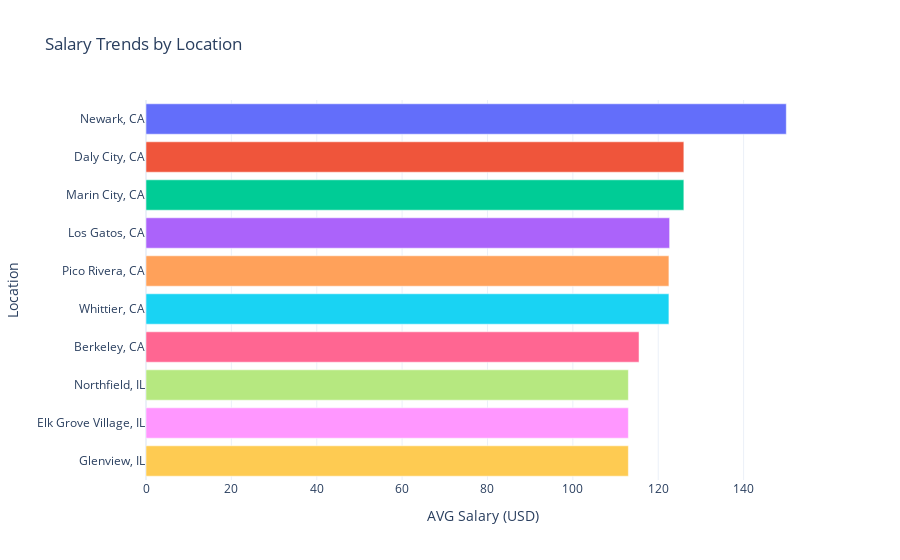

This figure's notebook cell:
### Code cell
# Ensure the dataset exists
if "top_10" in locals() or "top_10" in globals():
    fig = px.bar(
        top_10, 
        x='average_salary', 
        y='location',
        orientation='h', 
        title='Salary Trends by Location', 
        color="location",  
    )
    fig.update_layout(
        xaxis_title='AVG Salary (USD)',
        yaxis_title='Location',
        showlegend=False, 
        template="plotly_white" 
    )
# Show the figure
    fig.show()
else:
    print("Error: 'top_10' DataFrame is not defined.")

### Figure 1 — Plotly figure (JSON) as saved in the notebook; plotly's stock layout.template omitted (floating-point values rounded to 4 significant figures)
{"data": [{"alignmentgroup": "True", "hovertemplate": "location=%{y}<br>average_salary=%{x}<extra></extra>", "legendgroup": "Newark, CA", "marker": {"color": "#636efa", "pattern": {"shape": ""}}, "name": "Newark, CA", "offsetgroup": "Newark, CA", "orientation": "h", "showlegend": true, "textposition": "auto", "type": "bar", "x": [150], "xaxis": "x", "y": ["Newark, CA"], "yaxis": "y"}, {"alignmentgroup": "True", "hovertemplate": "location=%{y}<br>average_salary=%{x}<extra></extra>", "legendgroup": "Daly City, CA", "marker": {"color": "#EF553B", "pattern": {"shape": ""}}, "name": "Daly City, CA", "offsetgroup": "Daly City, CA", "orientation": "h", "showlegend": true, "textposition": "auto", "type": "bar", "x": [126], "xaxis": "x", "y": ["Daly City, CA"], "yaxis": "y"}, {"alignmentgroup": "True", "hovertemplate": "location=%{y}<br>average_salary=%{x}<extra></extra>", "legendgroup": "Marin City, CA", "marker": {"color": "#00cc96", "pattern": {"shape": ""}}, "name": "Marin City, CA", "offsetgroup": "Marin City, CA", "orientation": "h", "showlegend": true, "textposition": "auto", "type": "bar", "x": [126], "xaxis": "x", "y": ["Marin City, CA"], "yaxis": "y"}, {"alignmentgroup": "True", "hovertemplate": "location=%{y}<br>average_salary=%{x}<extra></extra>", "legendgroup": "Los Gatos, CA", "marker": {"color": "#ab63fa", "pattern": {"shape": ""}}, "name": "Los Gatos, CA", "offsetgroup": "Los Gatos, CA", "orientation": "h", "showlegend": true, "textposition": "auto", "type": "bar", "x": [122.7], "xaxis": "x", "y": ["Los Gatos, CA"], "yaxis": "y"}, {"alignmentgroup": "True", "hovertemplate": "location=%{y}<br>average_salary=%{x}<extra></extra>", "legendgroup": "Pico Rivera, CA", "marker": {"color": "#FFA15A", "pattern": {"shape": ""}}, "name": "Pico Rivera, CA", "offsetgroup": "Pico Rivera, CA", "orientation": "h", "showlegend": true, "textposition": "auto", "type": "bar", "x": [122.5], "xaxis": "x", "y": ["Pico Rivera, CA"], "yaxis": "y"}, {"alignmentgroup": "True", "hovertemplate": "location=%{y}<br>average_salary=%{x}<extra></extra>", "legendgroup": "Whittier, CA", "marker": {"color": "#19d3f3", "pattern": {"shape": ""}}, "name": "Whittier, CA", "offsetgroup": "Whittier, CA", "orientation": "h", "showlegend": true, "textposition": "auto", "type": "bar", "x": [122.5], "xaxis": "x", "y": ["Whittier, CA"], "yaxis": "y"}, {"alignmentgroup": "True", "hovertemplate": "location=%{y}<br>average_salary=%{x}<extra></extra>", "legendgroup": "Berkeley, CA", "marker": {"color": "#FF6692", "pattern": {"shape": ""}}, "name": "Berkeley, CA", "offsetgroup": "Berkeley, CA", "orientation": "h", "showlegend": true, "textposition": "auto", "type": "bar", "x": [115.5], "xaxis": "x", "y": ["Berkeley, CA"], "yaxis": "y"}, {"alignmentgroup": "True", "hovertemplate": "location=%{y}<br>average_salary=%{x}<extra></extra>", "legendgroup": "Northfield, IL", "marker": {"color": "#B6E880", "pattern": {"shape": ""}}, "name": "Northfield, IL", "offsetgroup": "Northfield, IL", "orientation": "h", "showlegend": true, "textposition": "auto", "type": "bar", "x": [113], "xaxis": "x", "y": ["Northfield, IL"], "yaxis": "y"}, {"alignmentgroup": "True", "hovertemplate": "location=%{y}<br>average_salary=%{x}<extra></extra>", "legendgroup": "Elk Grove Village, IL", "marker": {"color": "#FF97FF", "pattern": {"shape": ""}}, "name": "Elk Grove Village, IL", "offsetgroup": "Elk Grove Village, IL", "orientation": "h", "showlegend": true, "textposition": "auto", "type": "bar", "x": [113], "xaxis": "x", "y": ["Elk Grove Village, IL"], "yaxis": "y"}, {"alignmentgroup": "True", "hovertemplate": "location=%{y}<br>average_salary=%{x}<extra></extra>", "legendgroup": "Glenview, IL", "marker": {"color": "#FECB52", "pattern": {"shape": ""}}, "name": "Glenview, IL", "offsetgroup": "Glenview, IL", "orientation": "h", "showlegend": true, "textposition": "auto", "type": "bar", "x": [113], "xaxis": "x", "y": ["Glenview, IL"], "yaxis": "y"}], "layout": {"barmode": "relative", "legend": {"title": {"text": "location"}, "tracegroupgap": 0}, "showlegend": false, "title": {"text": "Salary Trends by Location"}, "xaxis": {"anchor": "y", "domain": [0, 1], "title": {"text": "AVG Salary (USD)"}}, "yaxis": {"anchor": "x", "categoryarray": ["Glenview, IL", "Elk Grove Village, IL", "Northfield, IL", "Berkeley, CA", "Whittier, CA", "Pico Rivera, CA", "Los Gatos, CA", "Marin City, CA", "Daly City, CA", "Newark, CA"], "categoryorder": "array", "domain": [0, 1], "title": {"text": "Location"}}}}
